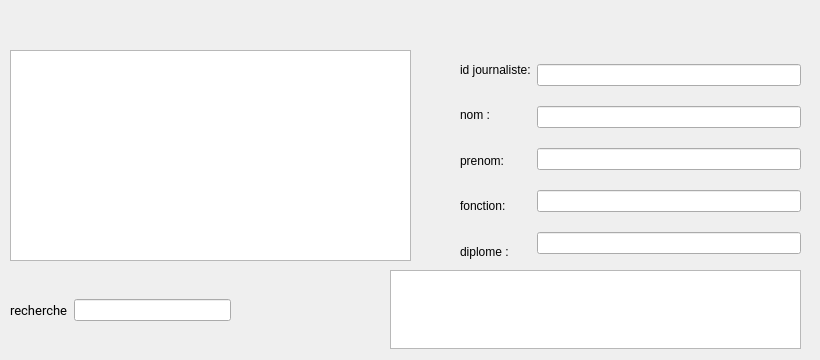
        <widget class="QWidget" name="tab_19">
         <attribute name="title">
          <string>Gestion des journalistes</string>
         </attribute>
         <widget class="QWidget" name="horizontalLayoutWidget_25">
          <property name="geometry">
           <rect>
            <x>10</x>
            <y>270</y>
            <width>221</width>
            <height>81</height>
           </rect>
          </property>
          <layout class="QHBoxLayout" name="horizontalLayout_24">
           <item>
            <widget class="QLabel" name="label_96">
             <property name="font">
              <font>
               <family>Roboto</family>
               <pointsize>10</pointsize>
               <weight>50</weight>
               <italic>false</italic>
               <bold>false</bold>
              </font>
             </property>
             <property name="styleSheet">
              <string notr="true">font: 10pt &quot;Roboto&quot;;</string>
             </property>
             <property name="text">
              <string>recherche</string>
             </property>
            </widget>
           </item>
           <item>
            <widget class="QLineEdit" name="id_rechercher_5"/>
           </item>
          </layout>
         </widget>
         <widget class="QWidget" name="horizontalLayoutWidget_26">
          <property name="geometry">
           <rect>
            <x>10</x>
            <y>50</y>
            <width>401</width>
            <height>211</height>
           </rect>
          </property>
          <layout class="QHBoxLayout" name="horizontalLayout_25">
           <item>
            <widget class="QTableView" name="tab_journaliste_5"/>
           </item>
          </layout>
         </widget>
         <widget class="QWidget" name="horizontalLayoutWidget_27">
          <property name="geometry">
           <rect>
            <x>460</x>
            <y>50</y>
            <width>341</width>
            <height>221</height>
           </rect>
          </property>
          <layout class="QHBoxLayout" name="horizontalLayout_26">
           <item>
            <layout class="QVBoxLayout" name="verticalLayout_30">
             <item>
              <widget class="QLabel" name="label_97">
               <property name="styleSheet">
                <string notr="true">font: 10pt &quot;Roboto&quot;;</string>
               </property>
               <property name="text">
                <string>id journaliste:</string>
               </property>
              </widget>
             </item>
             <item>
              <widget class="QLabel" name="label_98">
               <property name="styleSheet">
                <string notr="true">font: 10pt &quot;Roboto&quot;;</string>
               </property>
               <property name="text">
                <string>nom :</string>
               </property>
              </widget>
             </item>
             <item>
              <widget class="QLabel" name="label_99">
               <property name="styleSheet">
                <string notr="true">font: 10pt &quot;Roboto&quot;;</string>
               </property>
               <property name="text">
                <string>prenom:</string>
               </property>
              </widget>
             </item>
             <item>
              <widget class="QLabel" name="label_100">
               <property name="styleSheet">
                <string notr="true">font: 10pt &quot;Roboto&quot;;</string>
               </property>
               <property name="text">
                <string>fonction:</string>
               </property>
              </widget>
             </item>
             <item>
              <widget class="QLabel" name="label_101">
               <property name="styleSheet">
                <string notr="true">font: 10pt &quot;Roboto&quot;;</string>
               </property>
               <property name="text">
                <string>diplome :</string>
               </property>
              </widget>
             </item>
            </layout>
           </item>
           <item>
            <layout class="QVBoxLayout" name="verticalLayout_31">
             <item>
              <widget class="QLineEdit" name="le_id_9"/>
             </item>
             <item>
              <widget class="QLineEdit" name="le_nom_9"/>
             </item>
             <item>
              <widget class="QLineEdit" name="le_prenom_9"/>
             </item>
             <item>
              <widget class="QLineEdit" name="le_fonction_9"/>
             </item>
             <item>
              <widget class="QLineEdit" name="le_diplome_9"/>
             </item>
            </layout>
           </item>
          </layout>
         </widget>
         <widget class="QTableView" name="recherche_tab_5">
          <property name="geometry">
           <rect>
            <x>390</x>
            <y>270</y>
            <width>411</width>
            <height>79</height>
           </rect>
          </property>
         </widget>
         <widget class="QPushButton" name="recherchep_5">
          <property name="geometry">
           <rect>
            <x>250</x>
            <y>301</y>
            <width>81</width>
            <height>20</height>
           </rect>
          </property>
          <property name="styleSheet">
           <string notr="true">font: 10pt &quot;Roboto&quot;;

border-image: url(:/recherche.png);

background-color: transparent;
background: none;
border: none;
background-repeat: none;</string>
          </property>
          <property name="text">
           <string/>
          </property>
         </widget>
         <widget class="QPushButton" name="trieprenom_4">
          <property name="geometry">
           <rect>
            <x>100</x>
            <y>20</y>
            <width>81</width>
            <height>21</height>
           </rect>
          </property>
          <property name="styleSheet">
           <string notr="true">
background-color: transparent;
background: none;
border: none;
background-repeat: none;
border-image: url(:/prenom.png);</string>
          </property>
          <property name="text">
           <string/>
          </property>
         </widget>
         <widget class="QPushButton" name="tri_p_5">
          <property name="geometry">
           <rect>
            <x>190</x>
            <y>21</y>
            <width>81</width>
            <height>20</height>
           </rect>
          </property>
          <property name="styleSheet">
           <string notr="true">
background-color: transparent;
background: none;
border: none;
background-repeat: none;
border-image: url(:/nom.png);</string>
          </property>
          <property name="text">
           <string/>
          </property>
         </widget>
         <widget class="QPushButton" name="pdf_p_5">
          <property name="geometry">
           <rect>
            <x>10</x>
            <y>20</y>
            <width>81</width>
            <height>21</height>
           </rect>
          </property>
          <property name="styleSheet">
           <string notr="true">border-image: url(:/pdf.png);
background-color: transparent;
background: none;
border: none;
background-repeat: none;</string>
          </property>
          <property name="text">
           <string/>
          </property>
         </widget>
         <widget class="QPushButton" name="afficherp_5">
          <property name="geometry">
           <rect>
            <x>460</x>
            <y>20</y>
            <width>111</width>
            <height>21</height>
           </rect>
          </property>
          <property name="styleSheet">
           <string notr="true">font: 10pt &quot;Roboto&quot;;
border-image: url(:/afficher.png);

background-color: transparent;
background: none;
border: none;
background-repeat: none;</string>
          </property>
          <property name="text">
           <string/>
          </property>
         </widget>
         <widget class="QPushButton" name="modifierp_5">
          <property name="geometry">
           <rect>
            <x>580</x>
            <y>20</y>
            <width>111</width>
            <height>21</height>
           </rect>
          </property>
          <property name="styleSheet">
           <string notr="true">font: 10pt &quot;Roboto&quot;;
background-color: transparent;
border-image: url(:/modifier.png);
background: none;
border: none;
background-repeat: none;</string>
          </property>
          <property name="text">
           <string/>
          </property>
         </widget>
         <widget class="QPushButton" name="supprimer_6">
          <property name="geometry">
           <rect>
            <x>700</x>
            <y>20</y>
            <width>111</width>
            <height>21</height>
           </rect>
          </property>
          <property name="styleSheet">
           <string notr="true">font: 10pt &quot;Roboto&quot;;
border-image: url(:/delete.png);


background-color: transparent;
background: none;
border: none;
background-repeat: none;</string>
          </property>
          <property name="text">
           <string/>
          </property>
         </widget>
        </widget>
